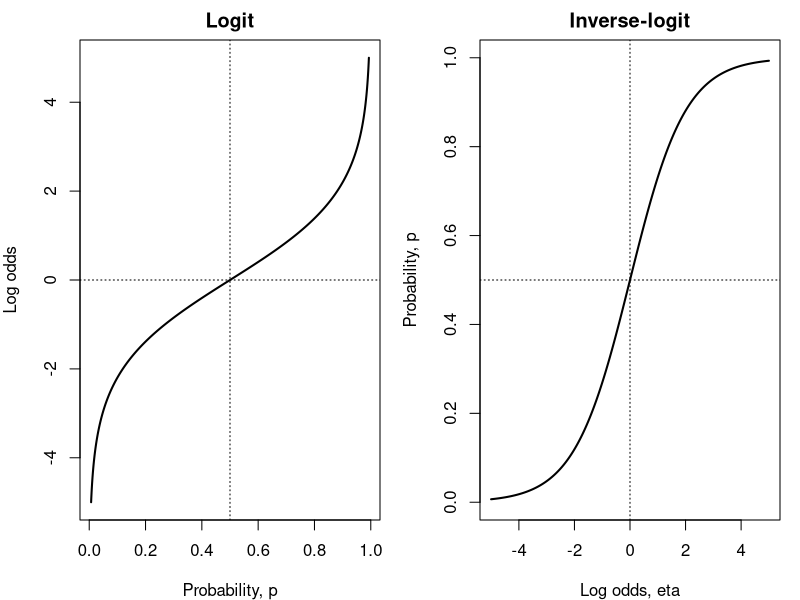
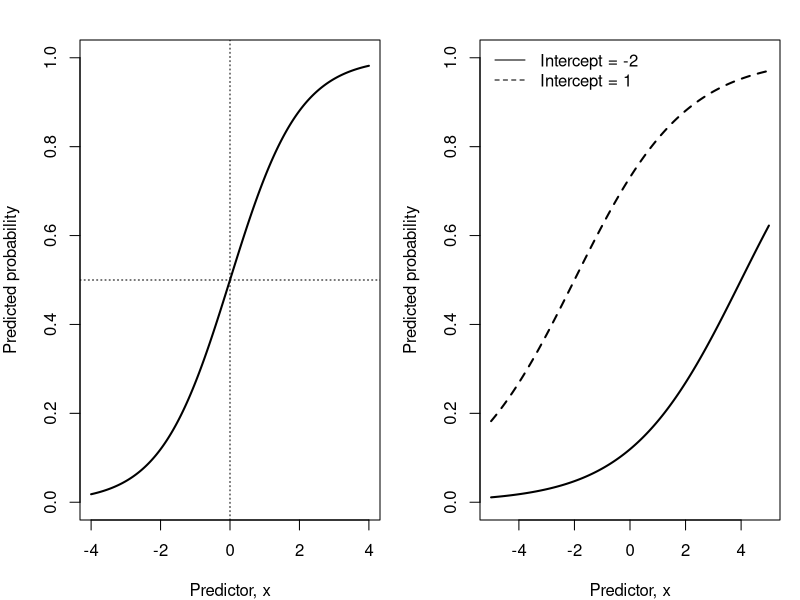
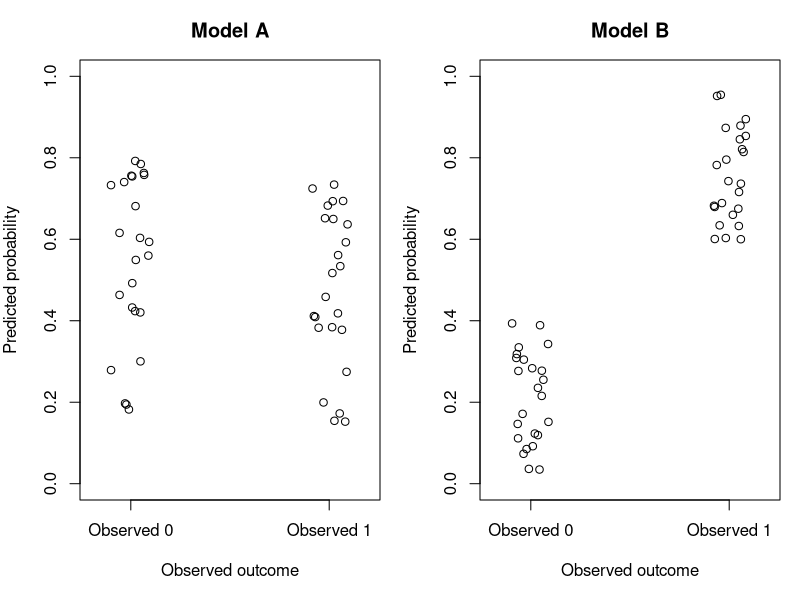

These charts were generated, in order, by the following R code:
## ---- chunk 1
knitr::opts_chunk$set(echo = FALSE, message = FALSE, warning = FALSE)
## ---- chunk 2
eta <- seq(-5, 5, length.out = 300)
p <- 1 / (1 + exp(-eta))
par(mfrow = c(1, 2), mar = c(4, 4, 2, 1))
plot(p, log(p / (1 - p)), type = "l", lwd = 2,
     xlab = "Probability, p", ylab = "Log odds",
     main = "Logit")
abline(h = 0, v = 0.5, lty = 3)
plot(eta, p, type = "l", lwd = 2,
     xlab = "Log odds, eta", ylab = "Probability, p",
     main = "Inverse-logit", ylim = c(0, 1))
abline(h = 0.5, v = 0, lty = 3)
## ---- chunk 3
x <- seq(-4, 4, length.out = 300)
p <- 1 / (1 + exp(-x))
plot(x, p, type = "l", lwd = 2,
     xlab = "Predictor, x", ylab = "Predicted probability",
     ylim = c(0, 1))
abline(h = 0.5, v = 0, lty = 3)
## ---- chunk 4
x <- seq(-5, 5, length.out = 300)
p1 <- 1 / (1 + exp(-(-2 + 0.5 * x)))
p2 <- 1 / (1 + exp(-(1 + 0.5 * x)))
plot(x, p1, type = "l", lwd = 2, ylim = c(0, 1),
     xlab = "Predictor, x", ylab = "Predicted probability")
lines(x, p2, lwd = 2, lty = 2)
legend("topleft", legend = c("Intercept = -2", "Intercept = 1"),
       lty = c(1, 2), bty = "n")
## ---- chunk 5
set.seed(42)
n <- 24
a0 <- runif(n, 0.10, 0.80)
a1 <- runif(n, 0.15, 0.75)
b0 <- runif(n, 0.02, 0.40)
b1 <- runif(n, 0.60, 0.98)

par(mfrow = c(1, 2), mar = c(5, 4, 3, 1))
stripchart(list(a0, a1), vertical = TRUE, method = "jitter",
           pch = 1, xaxt = "n", ylim = c(0, 1),
           xlab = "Observed outcome", ylab = "Predicted probability",
           main = "Model A")
axis(1, at = 1:2, labels = c("Observed 0", "Observed 1"))
stripchart(list(b0, b1), vertical = TRUE, method = "jitter",
           pch = 1, xaxt = "n", ylim = c(0, 1),
           xlab = "Observed outcome", ylab = "Predicted probability",
           main = "Model B")
axis(1, at = 1:2, labels = c("Observed 0", "Observed 1"))
